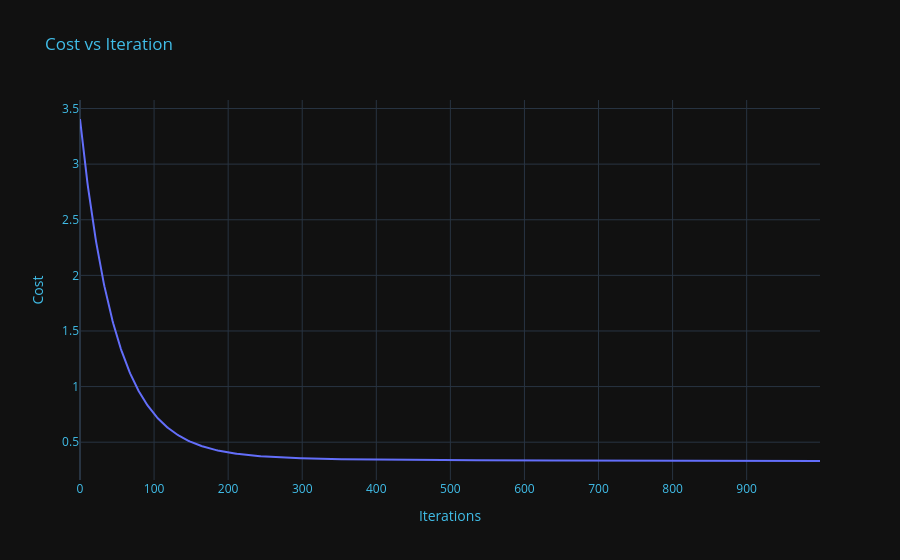

The code cell stored with this chart in its notebook:
### Markdown cell above
### Testing against Scikit Learn's Ridge model

### Code cell
from sklearn.datasets import fetch_california_housing
from sklearn.linear_model import Ridge

data = fetch_california_housing()
features_names = data.feature_names
X, y = data.data, data.target

X_train, X_test, y_train, y_test = train_test_split(X, y, test_size=0.2, random_state=42)

models = {
        'My_Ridge': Ridge_Regression(reg_factor=0.1),
        'Sklearn_Ridge': Ridge(alpha=0.1)
    }

for name, model in models.items():
    model.fit(X_train, y_train)
    y_pred = model.predict(X_test)
    mse = mean_squared_error(y_test, y_pred)
    r2 = r2_score(y_test, y_pred)
    print(f'{name} Model Mean Squared Error: {mse}')
    print(f'{name} Model R² Score: {r2}')
    plot_results(y_test, y_pred, name)

### Figure 1 — Plotly figure (JSON) as saved in the notebook; plotly's stock layout.template omitted (floating-point values rounded to 4 significant figures; data arrays with more than 128 entries replaced by an {"elided": "..."} marker saying what was removed)
{"data": [{"hovertemplate": "x=%{x}<br>y=%{y}<extra></extra>", "legendgroup": "", "line": {"color": "#636efa", "dash": "solid"}, "marker": {"symbol": "circle"}, "mode": "lines", "name": "", "orientation": "v", "showlegend": false, "type": "scatter", "x": {"elided": "1000 int values"}, "xaxis": "x", "y": {"elided": "1000 float values"}, "yaxis": "y"}], "layout": {"legend": {"tracegroupgap": 0}, "title": {"font": {"color": "#41BEE9"}, "text": "Cost vs Iteration"}, "xaxis": {"anchor": "y", "color": "#41BEE9", "domain": [0, 1], "title": {"text": "Iterations"}}, "yaxis": {"anchor": "x", "color": "#41BEE9", "domain": [0, 1], "title": {"text": "Cost"}}}}
